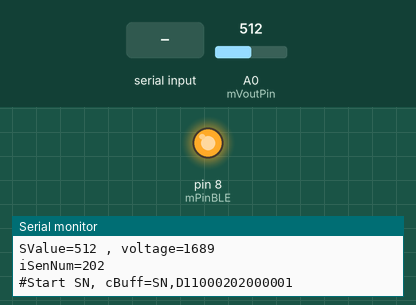
Simulated run of this sketch. Board: Arduino Uno, built with avr-gcc and run on an emulated ATmega328P. Shown: output pins drawn as LEDs (lit = HIGH), the last lines printed to the serial monitor. The inputs (shaded band) are chosen by the test bench; at power-on: A0 (mVoutPin) = 512. Sleep ends after the set time or at an interrupt.

Above: at 4.2 s.
4.3 s: "1" received over the second serial link
At 28.4 s:
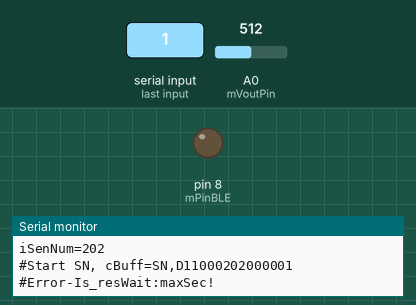
Timing chart, 0 to 28.8 s (numbered marks = the images above; inputs shaded):
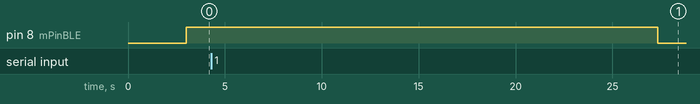

The sketch:

ss_RN4020_2.ino
```cpp
/*
  SoftwareSerial, RN4020 BLE (Low Power version)
 *  v 0.9.4
*/
#include <avr/sleep.h>
#include <avr/wdt.h>
#include <SoftwareSerial.h>
SoftwareSerial mySerial(5, 6); /* RX:D5, TX:D6 */
String mBuff="";
const int mVoutPin = 0;
const int mPinBLE =8;
const int mOK_CODE=1;
const int mNG_CODE=0;
uint32_t mTimer_runMax= 0;
// uint32_t mTimer_BLE= 0;
const int mNextSec   = 300; //Sec
// const int mMax_runSec= 30; //Sec
const int mMax_runSec= 20; //Sec
const int mMax_BLE   = 5; //Sec

const int mMode_RUN  = 1;
const int mMode_WAIT = 2;
int mMode =0;

const char mDevice_name[3+1]="D11";
// LOW power
#ifndef cbi
#define cbi(sfr, bit) (_SFR_BYTE(sfr) &= ~_BV(bit))
#endif
#ifndef sbi
#define sbi(sfr, bit) (_SFR_BYTE(sfr) |= _BV(bit))
#endif
volatile int wdt_cycle;

//
long convert_Map(long x, long in_min, long in_max, long out_min, long out_max) {
  return (x - in_min) * (out_max - out_min) / (in_max - in_min) + out_min;
}
//
// reading LM60BIZ
int getTempNum(){
  int iRet=0;
//  float fSen  = 0;
  unsigned long reading  = 0;
  for (int i=0; i<10; i++) {
    int  iTmp = analogRead(mVoutPin);
//Serial.print("get.iTmp=");
//Serial.println(iTmp);
    reading  += iTmp;
    delay(100);
  }
  int SValue= reading / 10;
  int voltage=convert_Map(SValue, 0, 1000, 0,3300);  // V
Serial.println("SValue="+ String(SValue)   +" , voltage="  +String(voltage ) );
  int iTemp = (voltage - 424) / 6.25; //電圧値を温度に変換, offset=425
  iRet= iTemp;

  return iRet;
}
//
int Is_resWait(String value, uint32_t maxMsec ){
  int ret= mNG_CODE;
  uint32_t tm_maxWait=millis();
  int iLen= value.length();
  String sBuff="";
  int iBool=1;
    while(iBool ){
        while( mySerial.available() ){
            char c= mySerial.read();
            Serial.print( c );
            if( (c != 0x0a ) && (c != 0x0d ) ){
                sBuff.concat(c );
            }
        } //end_while
        if(  (int )sBuff.length() >= iLen ){ iBool=0;  }
        delay(100);
        uint32_t tmMax =millis() -tm_maxWait;
        if(tmMax > (uint32_t)maxMsec ){
          Serial.println("#Error-Is_resWait:maxSec!");
          iBool=0;
        }
    }//end_while_1
    Serial.println("");
    if(sBuff.length() < 1){ return ret; }
    int iLenBuff= sBuff.length();
    int iSt=iLenBuff -(iLen);
    Serial.println("iLenBuff="+ String(iLenBuff)+",iSt="+ String(iSt) ) ;
    String sRecv = sBuff.substring(iSt   , iLen );
    Serial.println( "sBuff="+ sBuff+ " ,sRecv="+ sRecv );
    if(sRecv == value ){
      ret= mOK_CODE;
    }
  return ret;
}
//
void proc_getSSerial(){
  while( mySerial.available() ){
    char c= mySerial.read();
Serial.print( c );
  } //end_while
}

int mCounter=0;
//
void proc_sendCmd(){
  int iWaitTm= 5000;
  char cBuff[24 +1];
  int iSenNum= getTempNum();
  Serial.println("iSenNum=" + String(iSenNum) );
  //sprintf(cBuff , "SN,D11%06d000001\r", iSenNum );
  sprintf(cBuff , "SN,%s%06d000001\r", mDevice_name,iSenNum );
  // mDevice_name
  //SN
  Serial.println( "#Start SN, cBuff="+  String(cBuff)  );
   mySerial.print(String(cBuff) );
   if( Is_resWait("AOK", iWaitTm ) == mNG_CODE ){ return; }
   else{Serial.println("#OK SN" ); };
   proc_getSSerial();
//   wait_forSec(3);
   //R
   Serial.println( "#Start R" );
   mySerial.print("R,1\r");
   delay(1000);
   if( Is_resWait("RebootCMD", iWaitTm ) == mNG_CODE ){ return; }
   else{Serial.println("#OK R1" ); };
   proc_getSSerial();
   //wait_forSec(3);

   //A
   Serial.println( "#Start A" );
//   mySerial.print("A\r");
   mySerial.print("A,0064,07D0\r");    //100msec, total= 2000mSec
  if( Is_resWait("AOK", iWaitTm ) == mNG_CODE ){ return; }
   else{Serial.println("#OK A" ); };
   proc_getSSerial();
   mCounter= mCounter+1;
   wait_forSec(3 );
}

//
void wait_forSec(int wait){
   for(int i=0; i<wait; i++){
    delay(1000);
    Serial.println("#wait_forMsec: "+ String(i) );
  }
}
//
void setup() {
  mMode = mMode_RUN;
  pinMode(mPinBLE ,OUTPUT);
  Serial.begin( 9600 );
  mySerial.begin( 9600 );
  Serial.println("#Start-setup-SS");
  setup_watchdog(6 );                    // WDT setting
  //wait
  wait_forSec(3);
  proc_getSSerial(); //cear-buff
  // mTimer_runMax =  ((uint32_t)mMax_runSec * 1000) + millis();
}
//
void loop() {
  //const int iWait =2000;
//  delay(100);
//  Serial.println( "mTimer="+ String(mTimer) + ",millis=" + String(millis()) );
  if(mMode ==mMode_RUN){
      if(mTimer_runMax <= 0 ){
          mTimer_runMax =  ((uint32_t)mMax_runSec * 1000) + millis();
      }
      if(millis() < mTimer_runMax){
          digitalWrite(mPinBLE, HIGH);
          proc_sendCmd();
      }else{
          mTimer_runMax=0;
          digitalWrite(mPinBLE,LOW  );
          mMode = mMode_WAIT;
      }
  }else{
    mMode = mMode_RUN;
    for(int i=0; i< mNextSec ; i++){
        system_sleep();                       // power down ,wake up WDT
        //Serial.print("i=");
        //delay(15);
        //Serial.println(i);
        //delay(15);
    }
  }

}

//
void system_sleep() {
  cbi(ADCSRA,ADEN);                     // ADC power off
  set_sleep_mode(SLEEP_MODE_PWR_DOWN);  // power down mode
  sleep_enable();
  sleep_mode();                         // sleep
  sleep_disable();                      // WDT time up
  sbi(ADCSRA,ADEN);                     // ADC ON
}

// WDT setting, param : time
// 0=16ms, 1=32ms,2=64ms,3=128ms,4=250ms,5=500ms
// 6=1 sec,7=2 sec, 8=4 sec, 9= 8sec
void setup_watchdog(int ii) {           //
  byte bb;
  int ww;
  if (ii > 9 ) ii=9;
  bb=ii & 7;
  if (ii > 7) bb|= (1<<5);
  bb|= (1<<WDCE);
  ww=bb;
  MCUSR &= ~(1<<WDRF);
  // start timed sequence
  WDTCSR |= (1<<WDCE) | (1<<WDE);
  // set new watchdog timeout value
  WDTCSR = bb;
  WDTCSR |= _BV(WDIE);
}  //setup_watchdog

ISR(WDT_vect) {                         // WDT, time Up process
  wdt_cycle++;
}
```
